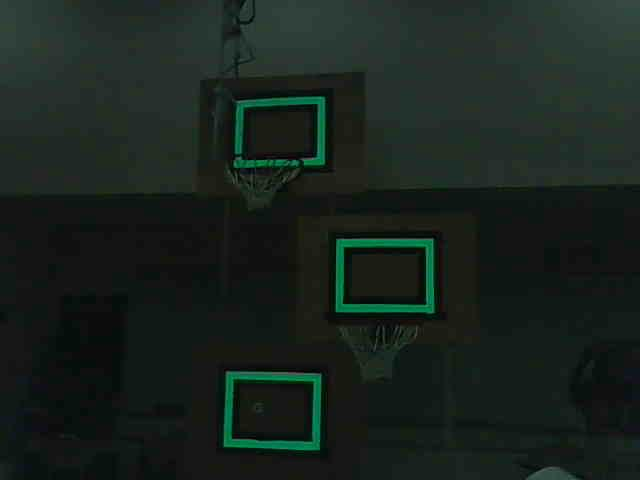
#> input picture experimental/ani/vision/target-imgs/2012-retroreflective-targets.jpg, 640 x 480 px, given in place of vision-video-horizontal-robot-driving-720p-0.mp4, which was not available
$ python target_detection_video.py
#> lines starting #> are read from the running program, lines starting #| are printed output that depends on the picture; after the words box and inside, x2 and y2 are one past the last pixel; in counts of white or black regions, pixels touching at a corner belong together; pictures that were not available may be replaced by others from this repository, and a replacement may not be noted
### experimental/ani/vision/experimental/color_filtering_img.py
from pathlib import Path
import cv2
import numpy as np

from img_utils import DisplayUtils, GeneralUtils, ShapeDetector


shape_detector = ShapeDetector()
utils = GeneralUtils()
display_utils = DisplayUtils()


def apply_color_filter(img, lower=[5, 0, 60], upper=[20, 180, 255]):

    blurred = cv2.medianBlur(img, 5)
    hsv = cv2.cvtColor(blurred, cv2.COLOR_BGR2HSV)

    lower_brown = np.array(lower)
    upper_brown = np.array(upper)
    brown_mask = cv2.inRange(hsv, lower_brown, upper_brown)
    brown_res = cv2.bitwise_and(img, img, mask=brown_mask)

    brown_cleaned = cv2.morphologyEx(brown_res, cv2.MORPH_OPEN, (5, 5), iterations=1)

    brown_blurred = cv2.GaussianBlur(brown_cleaned, (3, 3), 0)

    ### Temp Displaying ###
    # grid = display_utils.create_img_grid(
    #     [
    #         [brown_res, brown_dilated, brown_blurred],
    #         [gray_res, gray_dilated, gray_blurred],
    #     ]
    # )
    # cv2.imshow("color grid", grid)

    return brown_blurred


# [76 lines that do not run on import are left out]

### experimental/ani/vision/experimental/img_utils.py
from pathlib import Path
import cv2
import numpy as np


class GeneralUtils:
    # [69 lines left out: functions get_contour_centers, get_bbox_centers, calculate_iou, generate_bboxes, get_distinct_bboxes, connect_similar_contours, not called in this run]

    def get_largest_contour(self, contours):
        areas = [cv2.contourArea(contour) for contour in contours]
        return contours[np.argmax(areas)]

    def filter_contours_area(self, contours, area_thresh, keep_big=True):
        filtered = []
        for contour in contours:
            if keep_big and cv2.contourArea(contour) > area_thresh:
                filtered.append(contour)
            elif not keep_big and cv2.contourArea(contour) < area_thresh:
                filtered.append(contour)

        return filtered

    # [25 lines left out: functions filter_contours_closed, blacken_small_noise, equalize_hist_colored, not called in this run]

    def unsharp_mask(self, img, blur_size, img_weight, gaussian_weight):
        # code from https://stackoverflow.com/questions/42872353/correcting-rough-edges/42872732
        gaussian = cv2.GaussianBlur(img, blur_size, 0)
        return cv2.addWeighted(img, img_weight, gaussian, gaussian_weight, 0)

    def smoother_edges(
        self,
        img,
        first_blur_size,
        second_blur_size=(5, 5),
        img_weight=1.5,
        gaussian_weight=-0.5,
    ):
        # code from https://stackoverflow.com/questions/42872353/correcting-rough-edges/42872732
        # blur the image before unsharp masking
        img = cv2.GaussianBlur(img, first_blur_size, 0)
        # perform unsharp masking
        return self.unsharp_mask(img, second_blur_size, img_weight, gaussian_weight)


class ShapeDetector:
    # [10 lines left out: function detect_shape, not called in this run]

    def get_contours_of_shape(self, contours, num_sides):
        new_contours = []
        for contour in contours:
            if self.detect_shape(contour, num_sides):
                new_contours.append(contour)

        return new_contours


class DisplayUtils:
    def display_img(self, img, window_name="img", wait_key=-1):
        # cv2.imshow(window_name, img)
        cv2.waitKey(wait_key)

    # [38 lines left out: functions detect_draw_contours, draw_bboxes, draw_circles, create_img_grid, not called in this run]

    def create_img_grid_list(self, img_list, width, height):
        assert width * height == len(img_list)
        grid = []
        new_row = []
        for idx, img in enumerate(img_list):
            if img.shape[-1] != 3:
                img = cv2.cvtColor(img, cv2.COLOR_GRAY2BGR)
            new_row.append(img)

            if (idx + 1) % width == 0 and idx != 0:
                grid.append(np.hstack(new_row))
                new_row = []

        return np.vstack(grid)

### experimental/ani/vision/experimental/target_detection_img.py
import cv2
import numpy as np

from img_utils import DisplayUtils, GeneralUtils, ShapeDetector


shape_detector = ShapeDetector()
utils = GeneralUtils()
display_utils = DisplayUtils()


def draw_targets(frame):
    gray = cv2.cvtColor(frame, cv2.COLOR_BGR2GRAY)

    blurred = cv2.GaussianBlur(gray, (3, 3), 0)
    # thresh = cv2.adaptiveThreshold(
    #     blurred, 255, cv2.ADAPTIVE_THRESH_GAUSSIAN_C, cv2.THRESH_BINARY, 201, 0
    # )
    _, thresh = cv2.threshold(blurred, 0, 255, cv2.THRESH_OTSU)

    median = np.median(gray)
    sigma = 0.33
    lower_thresh = int(max(0, (1.0 - sigma) * median))
    upper_thresh = int(min(255, (1.0 + sigma) * median))
    canny = cv2.Canny(thresh, lower_thresh, upper_thresh)

    contours, hierarchy = cv2.findContours(
        canny, cv2.RETR_TREE, cv2.CHAIN_APPROX_SIMPLE
    )
    contours = utils.filter_contours_area(contours, 1000)

    hexagons = shape_detector.get_contours_of_shape(contours, 6)

    ### Drawing ###
    contour_img = frame.copy()
    hexagons_img = frame.copy()

    cv2.drawContours(contour_img, contours, -1, (0, 0, 255), 3)
    cv2.drawContours(hexagons_img, hexagons, -1, (0, 255, 0), 3)

    frame_list = [frame, thresh, canny, contour_img, hexagons_img]
    return frame_list


def get_hexagon_contour(frame):
    gray = cv2.cvtColor(frame, cv2.COLOR_BGR2GRAY)

    blurred = cv2.GaussianBlur(gray, (3, 3), 0)
    # thresh = cv2.adaptiveThreshold(
    #     blurred, 255, cv2.ADAPTIVE_THRESH_GAUSSIAN_C, cv2.THRESH_BINARY, 201, 0
    # )
    _, thresh = cv2.threshold(blurred, 0, 255, cv2.THRESH_OTSU)

    median = np.median(gray)
    sigma = 0.33
    lower_thresh = int(max(0, (1.0 - sigma) * median))
    upper_thresh = int(min(255, (1.0 + sigma) * median))
    canny = cv2.Canny(thresh, lower_thresh, upper_thresh)

    contours, hierarchy = cv2.findContours(
        canny, cv2.RETR_TREE, cv2.CHAIN_APPROX_SIMPLE
    )
    contours = utils.filter_contours_area(contours, 1000)

    hexagons = shape_detector.get_contours_of_shape(contours, 6)

    if len(hexagons) == 0:
        return hexagons

    hexagon = utils.get_largest_contour(hexagons)

    return hexagon


def get_target_centroid(frame):
    hexagon_contour = get_hexagon_contour(frame)

    if len(hexagon_contour) == 0:
        return hexagon_contour

    centroids = utils.get_contour_centers([hexagon_contour])

    return centroids[0]


# [10 lines left out: function get_target_corners, not called in this run]

### experimental/ani/vision/experimental/center_prediction.py
from pathlib import Path

import numpy as np
import numpy.polynomial.polynomial as poly
import matplotlib.pyplot as plt


class CenterPredModel:
    def __init__(self, xs=None, ys=None, ts=None, degree=None):
        if degree is None:
            self.degree = 1
        else:
            self.degree = degree

        if xs is None and ys is None:
            self.poly_x = poly.Polynomial(np.zeros((self.degree + 1)))
            self.poly_y = poly.Polynomial(np.zeros((self.degree + 1)))
        else:
            self.fit(xs, ys, ts)

    # [60 lines left out: functions fit, fit_frames, predict_ndarray, predict_single_scalar, graph_truth_pred_history, not called in this run]


# [37 lines that do not run on import are left out]

    # [32 lines of commented-out code are left out]

### experimental/ani/vision/experimental/target_detection_video.py
from pathlib import Path
from collections import deque
import itertools

import cv2
import numpy as np

from img_utils import DisplayUtils, GeneralUtils, ShapeDetector
import target_detection_img, color_filtering_img
from center_prediction import CenterPredModel

# TODO ideas
# find contours after each mask, then blacken everything under a certain area.
# crop into brown target after using contours to find a rectangle that is large on brown mask
# add threshold that reverts to previous known centriod if over it rather than predicting
# calulate depth
# try expanding roi on point_tracking then running goodFeaturesToTrack on expaned roi


# accesible at drive folder: https://drive.google.com/drive/folders/11khSnQNsxnt0JStAec8j-widmBLOzPsO?usp=sharing
# video name (can use others too): vision-video-trees-white-notape-lowres-0.mp4

utils = GeneralUtils()
shape_detector = ShapeDetector()
display_utils = DisplayUtils()

# keep last 150 frames or last 5 seconds at 30fps
centroids_deque = deque(maxlen=150)
NO_TARGET_THRESH = 15
frames_since_target = 0

CONSTANT_CENTROID_THRESH = 6

FRAMES_FOR_TRAIN = 3
MODEL_DEGREE = 1
center_pred_model = CenterPredModel(degree=MODEL_DEGREE)

frame_count = 0
truth_centroids = []
pred_centroids = []


# [6 lines of commented-out code are left out]
video_path = Path(
    "E:/code/projects/frc-vision/datasets/target-dataset/vision-videos/vision-video-horizontal-robot-driving-720p-0.mp4"
)
cap = cv2.VideoCapture(str(video_path))
if not cap.isOpened():
    print("Cannot open video/camera")
    exit()

while True:
    # Capture frame-by-frame
    ret, frame = cap.read()
#> frame is the input picture: shape (480, 640, 3); mean B, G, R 29.8, 34.9, 24.9
    frame_count += 1

    # if frame is not correctly read
    if not ret:
        print("End of video")
        break

    fps_timer0 = cv2.getTickCount()  # for fps tracking

    # halve frame size
    frame = cv2.resize(
        frame,
        (frame.shape[1] // 2, frame.shape[0] // 2),
    )
#> frame: shape (240, 320, 3)
    original = frame.copy()  # saving copy before edits

    # equalize color and brightness
    # equalized = cv2.normalize(frame, None, 0, 255, cv2.NORM_MINMAX)

    # this is super slow
    img_norm = cv2.cvtColor(frame, cv2.COLOR_BGR2HSV)
#> img_norm: shape (240, 320, 3); mean H, S, V 63, 71.3, 35.1
    val = img_norm[:, :, 2]
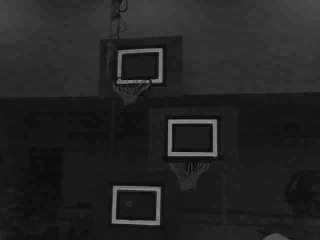
#> val: shape (240, 320); min 5, max 143, mean 35.1
    mid = 0.5
    mean = np.mean(val)
#> mean = 35.09
    gamma = np.log(mid * 255) / np.log(mean)
#> gamma = 1.36
    val_gamma = np.power(val, gamma).clip(0, 255).astype(np.uint8)
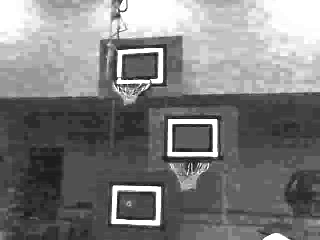
#> val_gamma: shape (240, 320); min 8, max 255, mean 124.6
    val_gamma = np.power(val, gamma).clip(0, 255).astype(np.uint8)
    img_norm[:, :, 2] = val_gamma
#> img_norm: shape (240, 320, 3); mean H, S, V 63, 71.3, 124.6
    equalized = cv2.cvtColor(img_norm, cv2.COLOR_HSV2BGR)

    # filter by color
    filtered = color_filtering_img.apply_color_filter(
        equalized, [9, 70, 0], [35, 255, 255]
    )
#> in apply_color_filter, `blurred = cv2.medianBlur(img, 5)`:
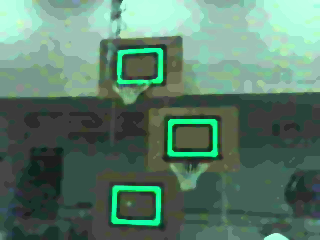
#> blurred: shape (240, 320, 3); mean B, G, R 106.4, 124.3, 89.8
#> in apply_color_filter, `hsv = cv2.cvtColor(blurred, cv2.COLOR_BGR2HSV)`: hsv: shape (240, 320, 3); mean H, S, V 63, 70.7, 124.5
#> in apply_color_filter, `brown_mask = cv2.inRange(hsv, lower_brown, upper_brown)`:
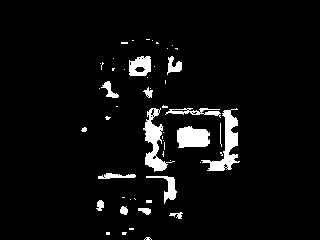
#> brown_mask: shape (240, 320); 5% white; 53 white regions (37 under 20 px), largest, box (x1, y1, x2, y2) and area: (201, 108, 240, 171) 783, (143, 108, 175, 172) 728, (177, 126, 210, 148) 589
    # smooth to remove jagged edges
    smoothed = utils.smoother_edges(filtered, (7, 7), (1, 1))

    frame_list = target_detection_img.draw_targets(smoothed)
#> in draw_targets, `_, thresh = cv2.threshold(blurred, 0, 255, cv2.THRESH_OTSU)`:
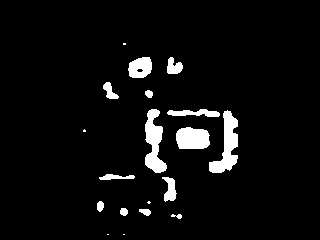
#> thresh: shape (240, 320); 5.1% white; 19 white regions (5 under 20 px), largest, box (x1, y1, x2, y2) and area: (209, 110, 238, 173) 861, (145, 109, 167, 173) 806, (176, 127, 210, 149) 643
#> in draw_targets, `median = np.median(gray)`: median = 0
#> in draw_targets, `canny = cv2.Canny(thresh, lower_thresh, upper_thresh)`:
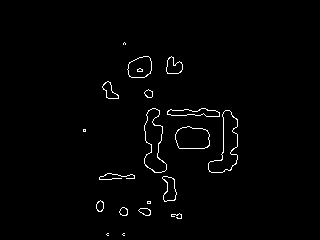
#> canny: shape (240, 320); 1.4% white in thin lines or dots, all inside (x1, y1, x2, y2) = (83, 42, 238, 236)
#> in draw_targets, `contours, hierarchy = cv2.findContours( canny, cv2.RETR_TREE, cv2.CHAI..`: contours = 35 contours, 11 with area under 20; largest, box (x1, y1, x2, y2) and area: (208, 110, 238, 173) 878, (208, 110, 238, 173) 866, (144, 108, 167, 173) 816, (144, 108, 167, 173) 798, (175, 126, 210, 149) 640
#> the loop in filter_contours_area, `for contour in contours:` made 35 passes
#> contour on passes 8, 15, 16: [[147, 201], [147, 203], [150, 203], [150, 201]], [[83, 129], [83, 131], [85, 131], [85, 129]], [[83, 130], [84, 129], [85, 130], [84, 131]]
#> after the loop in filter_contours_area, `for contour in contours:`: filtered = []
#> frame_list = 5 items

    # acutal data
    centroid = target_detection_img.get_target_centroid(smoothed)
#> in get_hexagon_contour, `median = np.median(gray)`: median = 0
#> the loop in filter_contours_area (call 2), `for contour in contours:` made 35 passes
#> in get_hexagon_contour, `contours = utils.filter_contours_area(contours, 1000)`: contours = []
#> centroid = []

    if len(centroid) != 0:
        centroids_deque.append(np.array([frame_count, centroid[0], centroid[1]]))
        truth_centroids.append(np.array([frame_count, centroid[0], centroid[1]]))
        frames_since_target = 0
    else:
        frames_since_target += 1
        if frames_since_target < NO_TARGET_THRESH and len(centroids_deque) != 0:
            # train on last n frames
            # max is to make sure we don't go out of bounds when len(centroids_deque) < FRAMES_FOR_TRAIN
            frames = list(
                itertools.islice(
                    centroids_deque,
                    max(0, len(centroids_deque) - FRAMES_FOR_TRAIN),
                    len(centroids_deque),
                )
            )
            center_pred_model.fit_frames(frames)

            current_time = np.array([frame_count])
            centroid = center_pred_model.predict_single_scalar(current_time, dtype=int)
            pred_centroids.append(np.array([frame_count, centroid[0], centroid[1]]))

            if frames_since_target > CONSTANT_CENTROID_THRESH:
                last_truth = centroids_deque[-1]
                centroid = [
                    (centroid[0] + last_truth[0]) // 2,
                    (centroid[1] + last_truth[1]) // 2,
                ]

            # print("pred: ", end="")

    # print(frame_count, centroid)

    # displaying image grid
    if len(centroid) != 0:
        display_utils.draw_circles(original, [centroid])

    grid = [original] + frame_list
#> grid = 6 items
    grid = display_utils.create_img_grid_list(grid, 3, 2)
#> the loop in create_img_grid_list, `for idx, img in enumerate(img_list):` made 6 passes
#> after the loop in create_img_grid_list, `for idx, img in enumerate(img_list):`: grid = 2 items
#> in create_img_grid_list, `return np.vstack(grid)`:
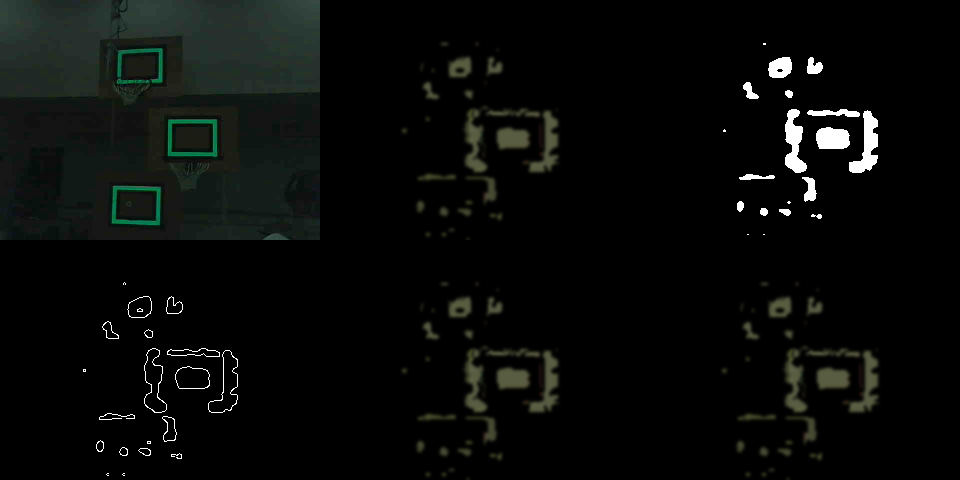
#> returned value: shape (480, 960, 3); mean of channels 0, 1, 2 9.2, 10.8, 9; drawn as B, G, R

    fps = cv2.getTickFrequency() / (cv2.getTickCount() - fps_timer0)
    cv2.putText(
        original,
        "FPS: " + str(int(fps)),
        (0, 50),
        cv2.FONT_HERSHEY_SIMPLEX,
        0.75,
        (50, 170, 50),
        2,
    )

    cv2.imshow("grid", grid)
    cv2.imshow("frame", original)

    if cv2.waitKey(1) == ord(" "):
#> (key Esc is pressed here)
        cv2.waitKey(-1)

    if cv2.waitKey(5) & 0xFF == 27:
#> (key Esc is pressed here)
        break

# Eelease the capture at end
cap.release()
cv2.destroyAllWindows()

truth_centroids = np.array(truth_centroids)
#> truth_centroids = empty array
np.save(
    f"./centroid-pred-data/truth-centroid-history-deg{MODEL_DEGREE}-frames{FRAMES_FOR_TRAIN}-constantthresh{CONSTANT_CENTROID_THRESH}",
    truth_centroids,
)

pred_centroids = np.array(pred_centroids)
#> pred_centroids = empty array
np.save(
    f"./centroid-pred-data/pred-centroid-history-deg{MODEL_DEGREE}-frames{FRAMES_FOR_TRAIN}-constantthresh{CONSTANT_CENTROID_THRESH}",
    pred_centroids,
)
